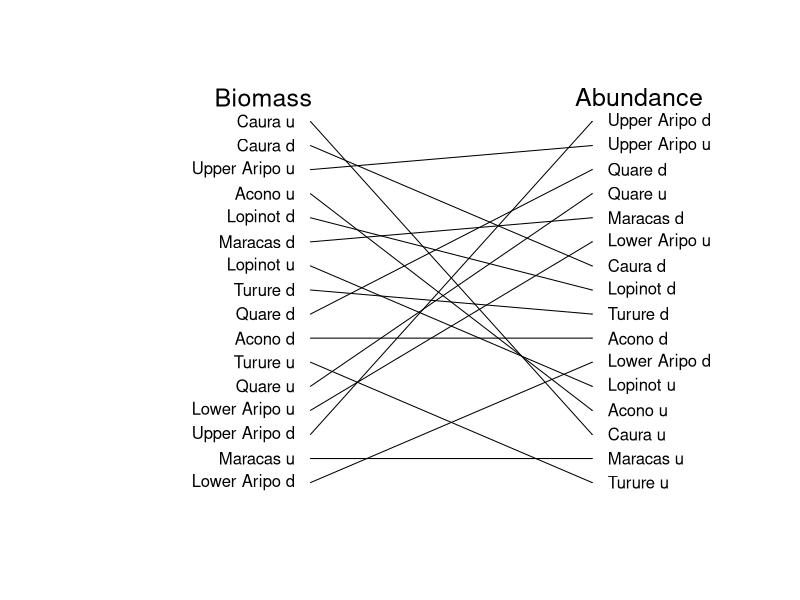

Write the R code that produced this figure.
## ---- chunk 1
###Making a plot of how high pressure predation sites are when measured in 
#different levels of predation ABUNDANCE

setwd("C:\\Users\\faj\\Documents\\OneDrive for Business\\research\\FishPredation\\Data")

library(dplyr)
library(tidyr)
library(ggplot2)
library(lme4)
library(Cairo)

#set up group definition 
group12 <- c("Hoplias malabaricus", "Crenicichla frenata", "Gymnotus carapo", "Anablepsoides hartii",
			"Cichlasoma taenia", "Cichlasoma taenia", "Corynopoma riisei", "Roeboides dientonito", 
			"Agonostomus monticola", "Rhamdia quelen", "andinoacara pulcher", "Hemigrammus unilineatus", "Rivulus hartii")


#preparing data 

fishDataAll <- read.csv("Fish data June 2017.csv")
head(fishDataAll)
str(fishDataAll)
levels(fishDataAll$species)
selectMonths <- c("07", "08")# i am selecting out these months because then i can use the last timepoint 

#select data from only the July and Auguest, and remove first year 
SelectData <- fishDataAll %>% 
	separate(date, c("Day", "Month", "Year"), sep = "/") %>%
	filter(Year != 2010)%>%
	filter(Month %in% selectMonths)

fishData <- data.frame(SelectData)

fishData$AbundanceAll <- fishData$numbercaught + fishData$numberseen

#calculating percentage biomass so i can incude years with 0 abundance

fishData$TotBiomass <- (fishData$numbercaught + fishData$numberseen)* fishData$weight
TotBioSite<- fishData %>% 
	group_by(site, Year) %>%
	summarise(BiomasSiteSum = sum(TotBiomass, na.rm=TRUE))
siteBiomass <- data.frame(TotBioSite)


#Narrow Predation data
#-------------------------
predatorsAbN <- fishData %>% 
	filter(species %in% group12)  %>%
	group_by(site, Year) %>%
	summarise(AbundanceSum = sum(AbundanceAll))

predatorsAb <- data.frame(predatorsAbN)
predatorsAb$Year <- as.numeric(predatorsAb$Year)

#add the total site biomass data, just to i can identify sites with no predators 
FishDataTotAb <- merge(siteBiomass, predatorsAb, by = c("site" ,"Year"),all=TRUE) # this makes sure i 
#know what years had no predators recoreded in 
FishDataTotAb$AbundanceSum[is.na(FishDataTotAb$AbundanceSum)] <- 0

Widea <- aggregate(FishDataTotAb$AbundanceSum, list(FishDataTotAb$site), mean, na.rm=TRUE)

WideaOrdera <- Widea[order(Widea$x),]
head(WideaOrdera)

WideaOrdera$predOrderNa <- c(1:nrow(WideaOrdera))
## ---- chunk 2
setwd("C:\\Users\\faj\\Documents\\OneDrive for Business\\research\\FishPredation\\Data")

library(dplyr)
library(tidyr)
library(ggplot2)
library(lme4)
library(Cairo)


#preparing data 

fishDataAll <- read.csv("Fish data June 2017.csv")
head(fishDataAll)
str(fishDataAll)
levels(fishDataAll$species)
selectMonths <- c("07", "08")# i am selecting out these months because then i can use the last timepoint 


#select data from only the July and Auguest, and remove first year 
SelectData <- fishDataAll %>% 
	separate(date, c("Day", "Month", "Year"), sep = "/") %>%
	filter(Year != 2010)%>%
	filter(Month %in% selectMonths)

fishData <- data.frame(SelectData)

#calculate biomass
fishData$TotBiomass <- (fishData$numbercaught + fishData$numberseen)* fishData$weight


#calculating percentage biomass
TotBioSite<- fishData %>% 
	group_by(site, Year) %>%
	summarise(BiomasSiteSum = sum(TotBiomass, na.rm=TRUE))

siteBiomass <- data.frame(TotBioSite)

#Narrow Predation data
#-------------------------

#sum biomass per site and year
predatorsBioN <- fishData %>% 
	filter(species %in% group12) %>%
	group_by(site, Year) %>%
	summarise(BiomassSum = sum(TotBiomass))

predatorsBio <- data.frame(predatorsBioN)
predatorsBio$Year <- as.numeric(predatorsBio$Year)
siteBiomass$Year <- as.numeric(siteBiomass$Year)

FishDataTot <- merge(siteBiomass, predatorsBio, by = c("site" ,"Year"),all=TRUE) # this makes sure i 
#know what years had no predators recoreded in 
head(FishDataTot)
FishDataTot$BiomassSum[is.na(FishDataTot$BiomassSum)] <- 0

FishDataTot$PropMass <- FishDataTot$BiomassSum / FishDataTot$BiomasSiteSum

Wideb <- aggregate(FishDataTot$PropMass, list(FishDataTot$site), mean, na.rm=TRUE)

orderWideb <- Wideb [order(Wideb $x),]
head(orderWideb)

orderWideb$predOrderNb <- c(1:nrow(orderWideb))

## ---- chunk 3

WideBoth <- merge(orderWideb, WideaOrdera, by = "Group.1")

## ---- chunk 4
Cairo(file="C:\\Users\\faj\\Documents\\OneDrive for Business\\research\\bioTIME\\users\\Faith\\TriniFishPredation\\WideAB_tangle.png",
      type="png",
       units="in", 
      width=8,
      height=6,
      pointsize=12,
      dpi=100)
plotSetup <- data.frame(cbind(c(1:17),c(20:60))) # data to plot onto emptyp plot
plot(x = plotSetup$X2, y = plotSetup$X1, col="white", axes=FALSE , ylab = " ", xlab = "  ", type = "n")

#plot arrows
arrows(x0 = 33, y0 = WideBoth$predOrderNb, x1 = 51, y1 = WideBoth$predOrderNa, length = 0.001)


#plotting text 
text(x = 52, y = WideBoth$predOrderNa, labels = WideBoth$Group.1, adj = c(0,NA))
text(x = 32, y = WideBoth$predOrderNb, labels = WideBoth$Group.1, adj = c(1,NA))


text(x = 30, y = 17, labels = "Biomass", cex = 1.5)
text(x = 54, y = 17, labels = "Abundance", cex = 1.5)


dev.off()
